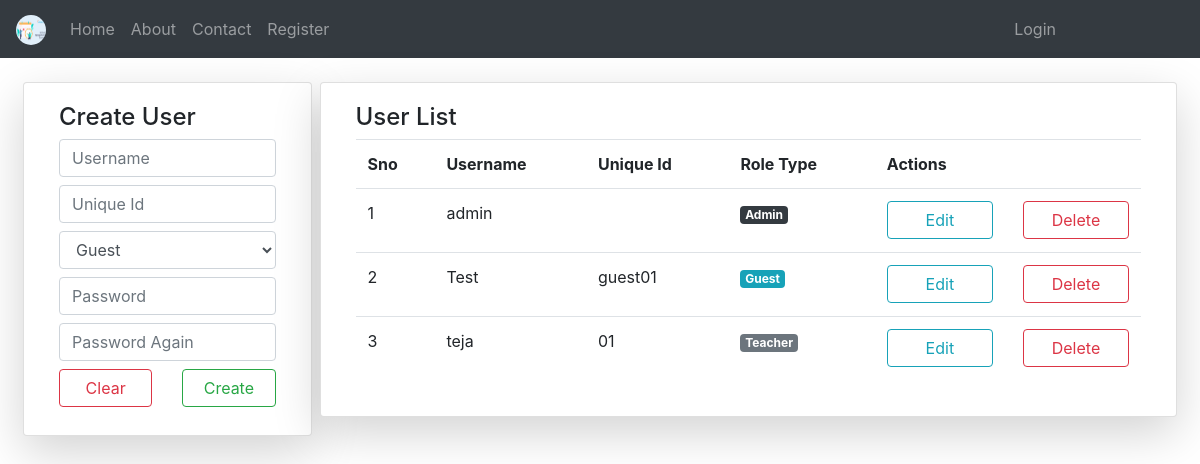
The app's page /usrlst/, older data.
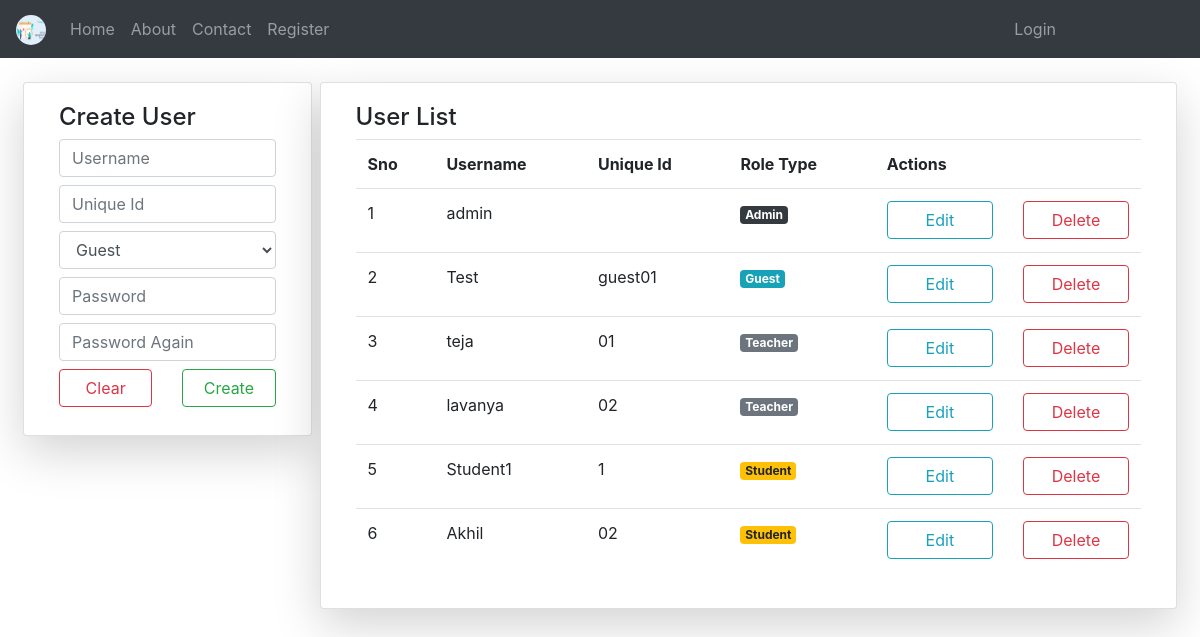
The same page, newer data.
### LApp/models.py (models this page shows)
class User(AbstractUser):
    g = [
        ("0", "--- Select Your Gender ---"),
        ("1", "Male"),
        ("2", "Female"),
    ]
    c = [
        ("0", "Guest"),
        ("1", "Student"),
        ("2", "Teacher"),
    ]
    mble = models.CharField(max_length=10, null=True, blank=True)
    gdr = models.CharField(choices=g, default="0", max_length=5)
    role_type = models.CharField(choices=c, default="0", max_length=5)
    eid = models.CharField(max_length=10)
    pfimg = models.ImageField(upload_to="Profiles/", default="pfle.png")

### LApp/views.py (the view, shortened to what this page needs)
# urls.py: path("usrlst/", views.userlist, name="usrl"),
def userlist(request):
    c = User.objects.all()
    n, m = {}, {}
    for j in n.values():
        for v in j.items():
            m[v[0]] = v[1]
    print(m)
    s = AusForm()
    return render(request, "html/userlist.html", {"w": s, "p": m.items(), "k": c})

### LApp/forms.py
class AusForm(UserCreationForm):
    password1 = forms.CharField(
        widget=forms.PasswordInput(
            attrs={"class": "form-control my-2", "placeholder": "Password"}
        )
    )
    password2 = forms.CharField(
        widget=forms.PasswordInput(
            attrs={"class": "form-control my-2", "placeholder": "Password Again"}
        )
    )
    class Meta:
        model = User
        fields = ["username", "eid", "role_type"]
        widgets = {
            "username": forms.TextInput(
                attrs={
                    "class": "form-control my-2",
                    "placeholder": "Username",
                }
            ),
            "eid": forms.TextInput(
                attrs={
                    "class": "form-control my-2",
                    "placeholder": "Unique Id",
                }
            ),
            "role_type": forms.Select(
                attrs={
                    "class": "form-control my-2",
                }
            ),
        }

### templates/html/userlist.html (shortened to what this page needs)
{% extends 'html/base.html' %}
{% block content %}
<div class="container-fluid mt-4">
	<div class="row mx-2">
		<div class="col-md-3 card shadow-lg mr-2 h-100">
			<div class="card-body">
				<h4>Create User</h4>
				<form method="POST">
					{% for i in w %}
						{{i}}
					{% endfor %}
					<div class="row mb-2">
						<div class="col">
							<input type="reset" value="Clear" class="btn btn-outline-danger form-control">
						</div>
						<div class="col">
							<input type="submit" value="Create" class="btn btn-outline-success form-control">
						</div>
					</div>
				</form>
			</div>
		</div>
		<div class="col card shadow-lg h-100">
			<div class="card-body">
				<h4>User List</h4>
				<table class="table">
					<tr>
						<th>Sno</th>
						<th>Username</th>
						<th>Unique Id</th>
						<th>Role Type</th>
						<th>Actions</th>
					</tr>
					{% for j in k %}
					<tr>
						<td>{{forloop.counter}}</td>
						<td>{{j.username}}</td>
						<td>{{j.eid}}</td>
						<td>
							{% if j.role_type == '0' %}
								{% if j.is_superuser %}
									<p class="badge badge-dark">Admin</p>
								{% else %}
									<p class="badge badge-info">Guest</p>
								{% endif %}
							{% elif j.role_type == '1' %}
								<p class="badge badge-warning">Student</p>
							{% elif j.role_type == '2' %}
								<p class="badge badge-secondary">Teacher</p>
							{% else %}
								<p class="badge badge-primary">Admin</p>
							{% endif %}
						</td>
						<td>
							<div class="row">
								<div class="col">
									<a href="{% url 'usp' j.id %}" class="btn btn-outline-info form-control">Edit</a>
								</div>
								<div class="col">
									<a href="{% url 'usd' j.id %}" class="btn btn-outline-danger form-control">Delete</a>
								</div>
							</div>
						</td>
					</tr>
					{% endfor %}
				</table>
			</div>
		</div>
	</div>
</div>
{% endblock %}

### templates/html/base.html (shortened to what this page needs)
{% load static %}
<!DOCTYPE html>
<html lang="en">
<head>
    <link rel="stylesheet" type="text/css" href="{% static 'css/bootstrap.min.css' %}">
</head>
<body>
    {% include 'html/navbar.html' %}
    {% block content %}
    {% endblock %}
</body>
</html>

### templates/html/navbar.html (shortened to what this page needs)
{% load static %}
<nav class="navbar navbar-expand-md bg-dark navbar-dark">
      <a class="navbar-brand" href="{% url 'hm' %}">
        <img src="{% static 'images/icons/logo.png' %}" alt="Logo.png" class="rounded-circle" width="30px" height="30px"></a>
    <div class="collapse navbar-collapse" id="collapsibleNavbar">
      <ul class="navbar-nav">
        {% if not user.is_authenticated %}
        <li class="nav-item">
          <a class="nav-link {% if request.path == '/' %}active{% endif %}" href="{% url 'hm' %}">Home</a>
        </li>
        <li class="nav-item">
          <a class="nav-link {% if request.path == '/abt/' %}active{% endif %}" href="{% url 'ab' %}">About</a>
        </li>
        <li class="nav-item">
          <a class="nav-link {% if request.path == '/cnt/' %}active{% endif %}" href="{% url 'ct' %}">Contact</a>
        </li>
        <li class="nav-item">
          <a class="nav-link {% if request.path == '/reg/' %}active{% endif %}" href="{% url 'rg' %}">Register</a>
        </li>
        {% endif %}
      </ul>
      <ul class="navbar-nav ml-auto" style="margin-right:120px;">
        {% if not user.is_authenticated%}
        <li class="nav-item">
          <a class="nav-link {% if request.path == '/lgn/' %}active{% endif %}" href="{% url 'lg' %}">Login</a>
        </li>
        {% endif %}
      </ul>
    </div>
  </nav>

Row changes from the older to the newer data that the page shows:
added User: username "lavanya", eid "02", role_type "Teacher"
added User: username "Student1", eid "1", role_type "Student"
added User: username "Akhil", eid "02", role_type "Student"
